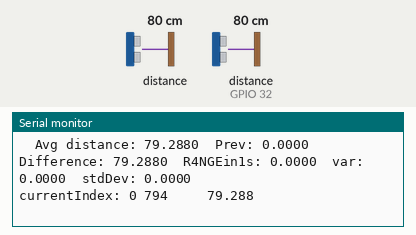
Simulated run of this sketch. Board: ESP32. Shown: the last lines printed to the serial monitor. Wiring (inferred from the names in the program): ultrasonic range finder: trigger GPIO 33; echo GPIO 32. The test bench sets the inputs (shaded band); at power-on: distance to the obstacle 80 cm, distance to the obstacle (sensor on GPIO 32) 80 cm. The echo pulse lasts 58.3 µs per cm.

Above: at 1.2 s.
1.3 s: distance to the obstacle (sensor 0) set to 2 cm
At 2.04 s:
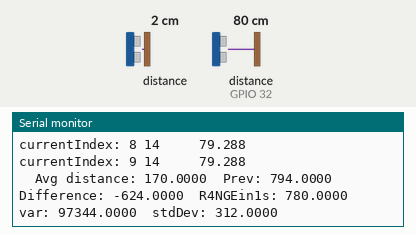
2.8 s: distance to the obstacle (sensor on GPIO 32) set to 2 cm
At 2.94 s:
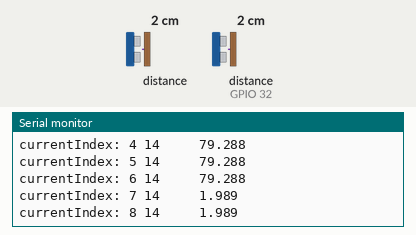
4.3 s: distance to the obstacle (sensor 0) set to 4 cm
At 4.34 s:
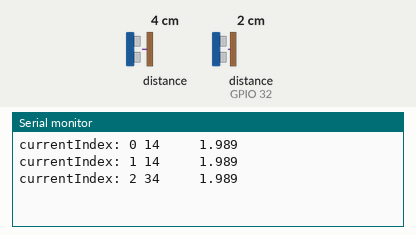
5.8 s: distance to the obstacle (sensor on GPIO 32) set to 4 cm
At 5.84 s:
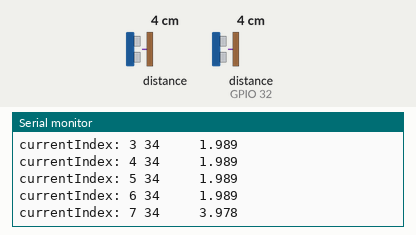
Timing chart, 0 to 8.3 s (numbered marks = the images above; inputs shaded):
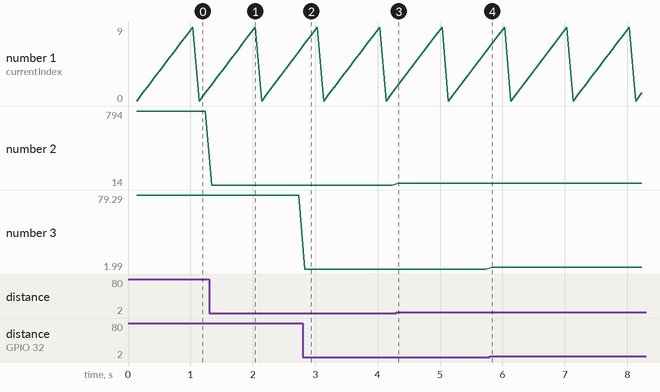

The sketch:

ultrA_L4ZER_copy_20250111174512.ino
```cpp
#include <cmath>
#include <Wire.h>
#include <Adafruit_VL53L0X.h>

const int triggerPin = 33;  // Trigger pin for ultrasonic sensor
const int echoPin = 32;     // Echo pin for ultrasonic sensor

Adafruit_VL53L0X lox;  // Laser distance sensor

unsigned long previousMillis = 0;         // Timer for interval-based actions
unsigned long ReadingPreviousMillis = 0;  // Timer for reading intervals

int currentIndex = 0;                                // Current index to store the reading
const unsigned long interval = 1000;                 // Interval for calculating stats (1 second)
const unsigned long ReadingInterval = 100;           // Interval between each ultrasonic reading (50 ms)
const int numReadings = interval / ReadingInterval;  // Number of readings per interval (20 readings per second)

double ultraReadings[numReadings];  // Array to store ultrasonic sensor readings
double laserReadings[numReadings];  // Array to store the readings

double laser = 0;
double previousLaser = 0;  // Stores previous laser distance
double laserSum = 0;       // Stores previous laser distance

long double previousUltrasonic = 0;  // Stores previous ultrasonic distance
double ultrasonicDistanceSum = 0;    // Stores the sum of ultrasonic readings for average calculation

void setup() {
  Serial.begin(115200);         // Start the serial communication
  pinMode(triggerPin, OUTPUT);  // Set trigger pin as output
  pinMode(echoPin, INPUT);      // Set echo pin as input

  if (!lox.begin()) {
    Serial.println(F("Failed to initialize VL53L0X sensor"));
    while (1)
      ;
  }
}

void loop() {
  unsigned long currentMillis = millis();  // Get the current time

  // Collect ultrasonic readings at the defined interval
  if (currentMillis - ReadingPreviousMillis >= ReadingInterval) {

    VL53L0X_RangingMeasurementData_t measure;
    lox.rangingTest(&measure, false);                                 // Perform measurement
    if (measure.RangeStatus != 4 && measure.RangeMilliMeter != 8191)  // Phase failures have incorrect data
      laser = (double)measure.RangeMilliMeter - 6;
    else
      laser = 0;  // Error code for invalid measurement
    // Send a pulse to trigger the ultrasonic sensor
    digitalWrite(triggerPin, LOW);
    delayMicroseconds(2);
    digitalWrite(triggerPin, HIGH);
    delayMicroseconds(10);
    digitalWrite(triggerPin, LOW);

    // Read the echo pin and calculate the distance
    long duration = pulseIn(echoPin, HIGH);
    double distance = duration * 0.034 / 2;  // Convert to cm

    // Store the reading in the array
    laserReadings[currentIndex] = laser;
    ultraReadings[currentIndex] = distance;
    // Print the current reading
    Serial.print("currentIndex: ");
    Serial.print(currentIndex);
    Serial.printf(" %.0f    ", laser);
    Serial.printf(" %.3f\n", distance);
    currentIndex++;

    // Wrap around to 0 when the array is full
    if (currentIndex >= numReadings) {

      // Calculate and print statistics every second
      if (currentMillis - previousMillis >= interval) {
        double maxValueInterval = ultraReadings[0];
        double minValueInterval = ultraReadings[0];
        double RANGEinterval = 0;
        ultrasonicDistanceSum = 0;  // Reset sum for averaging

        double LaserMaxValueInterval = laserReadings[0];
        double LaserMinValueInterval = laserReadings[0];
        double LaserRANGEinterval = 0;
        laserSum = 0;

        // Calculate max, min, and sum for the readings
        for (int i = 0; i < numReadings; i++) {
          ultrasonicDistanceSum += ultraReadings[i];
          if (ultraReadings[i] > maxValueInterval) {
            maxValueInterval = ultraReadings[i];
          } else if (ultraReadings[i] < minValueInterval) {
            minValueInterval = ultraReadings[i];
          }

          laserSum += laserReadings[i];
          if (laserReadings[i] > LaserMaxValueInterval) {
            LaserMaxValueInterval = laserReadings[i];
          } else if (laserReadings[i] < LaserMinValueInterval) {
            LaserMinValueInterval = laserReadings[i];
          }
        }

        // Calculate range (difference between max and min)
        RANGEinterval = maxValueInterval - minValueInterval;

        // Calculate the average distance
        double distance = ultrasonicDistanceSum / numReadings;

        // Calculate the variance (mean squared difference)
        double sqDiff = 0;
        for (int i = 0; i < numReadings; i++) {
          sqDiff += (ultraReadings[i] - distance) * (ultraReadings[i] - distance);
          ultraReadings[i] = 0;
        }

        // Variance and standard deviation
        sqDiff = sqDiff / numReadings;
        double stdDev = sqrt(sqDiff);

        // Calculate the difference in distance between this and the previous second
        double diffUltraInOneSec = distance - previousUltrasonic;


        LaserRANGEinterval = LaserMaxValueInterval - LaserMinValueInterval;
        laser = laserSum / numReadings;
        double diffLaserInOneSec = laser - previousLaser;
        double LaserSqDiff = 0;
        for (int i = 0; i < numReadings; i++) {
          LaserSqDiff += (laserReadings[i] - laser) * (laserReadings[i] - laser);
          laserReadings[i] = 0;
        }
        LaserSqDiff = LaserSqDiff / numReadings;
        double LaserStdDev = sqrt(LaserSqDiff);

        // Print the results
        Serial.printf("  Avg distance: %.4f", laser);
        Serial.printf("  Prev: %.4f", previousLaser);
        Serial.printf("  Difference: %.4f", diffLaserInOneSec);
        Serial.printf("  R4NGEin1s: %.4f", LaserRANGEinterval);
        Serial.printf("  var: %.4f", LaserSqDiff);
        Serial.printf("  stdDev: %.4f\n", LaserStdDev);
        Serial.printf("  Avg distance: %.4f", distance);
        Serial.printf("  Prev: %.4f", previousUltrasonic);
        Serial.printf("  Difference: %.4f", diffUltraInOneSec);
        Serial.printf("  R4NGEin1s: %.4f", RANGEinterval);
        Serial.printf("  var: %.4f", sqDiff);
        Serial.printf("  stdDev: %.4f\n\n", stdDev);

        // Update previous values for the next iteration
        previousUltrasonic = distance;
        previousLaser = laser;
        previousMillis = currentMillis;  // Reset timing for the next interval
      }

      currentIndex = 0;
    }


    ReadingPreviousMillis = currentMillis;  // Reset the reading timer
  }


  // Other tasks can go here, if needed.
}
```

Measured:
- after the input at 1.3 s, the serial monitor: prints a new line at once (image 1)
- after the input at 2.8 s, the serial monitor: prints a new line at once (image 2)
- after the input at 4.3 s, the serial monitor: prints a new line at once (image 3)
- after the input at 5.8 s, the serial monitor: prints a new line at once (image 4)
- plotted number 2: 794 → 14 after the input at 1.3 s, 14 → 34 after the input at 4.3 s
- plotted number 3: 79.29 → 1.99 after the input at 2.8 s, 1.99 → 3.98 after the input at 5.8 s
